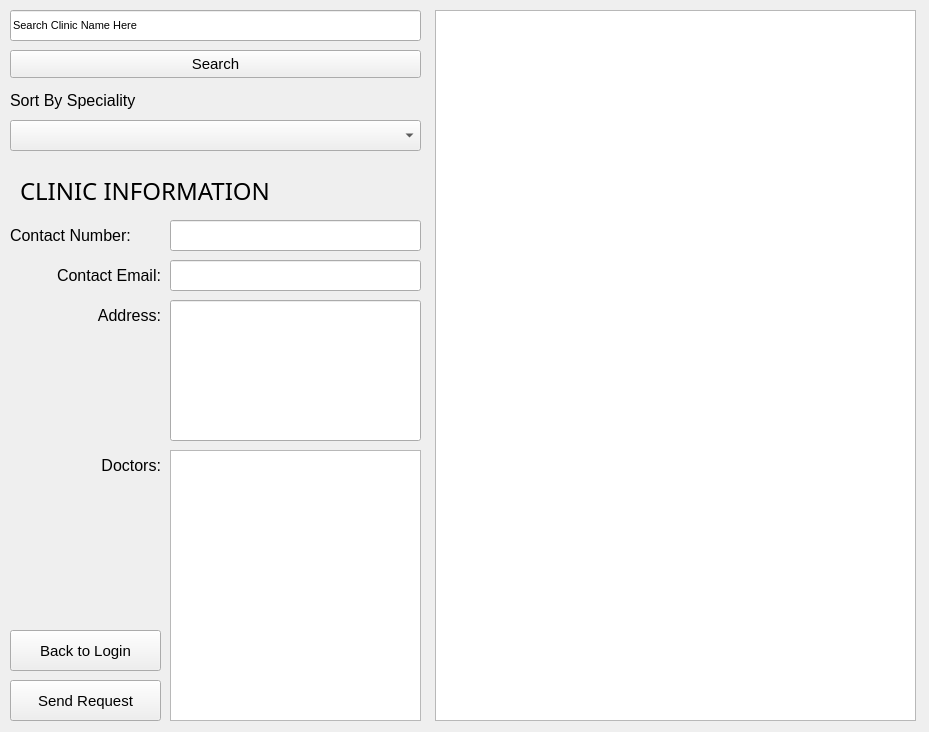
<?xml version="1.0" encoding="UTF-8"?>
<ui version="4.0">
 <class>Form</class>
 <widget class="QWidget" name="Form">
  <property name="geometry">
   <rect>
    <x>0</x>
    <y>0</y>
    <width>929</width>
    <height>732</height>
   </rect>
  </property>
  <property name="font">
   <font>
    <pointsize>8</pointsize>
   </font>
  </property>
  <property name="windowTitle">
   <string>Form</string>
  </property>
  <property name="styleSheet">
   <string notr="true"/>
  </property>
  <property name="locale">
   <locale language="English" country="Kenya"/>
  </property>
  <widget class="QListWidget" name="clinic_listWidget">
   <property name="geometry">
    <rect>
     <x>435</x>
     <y>10</y>
     <width>481</width>
     <height>711</height>
    </rect>
   </property>
  </widget>
  <widget class="QLineEdit" name="Clinic_Search_lineEdit">
   <property name="geometry">
    <rect>
     <x>10</x>
     <y>10</y>
     <width>411</width>
     <height>31</height>
    </rect>
   </property>
   <property name="text">
    <string>Search Clinic Name Here</string>
   </property>
  </widget>
  <widget class="QPushButton" name="Search_pushButton">
   <property name="geometry">
    <rect>
     <x>10</x>
     <y>50</y>
     <width>411</width>
     <height>28</height>
    </rect>
   </property>
   <property name="font">
    <font>
     <pointsize>11</pointsize>
    </font>
   </property>
   <property name="text">
    <string>Search</string>
   </property>
   <property name="iconSize">
    <size>
     <width>20</width>
     <height>20</height>
    </size>
   </property>
  </widget>
  <widget class="QComboBox" name="Speciality_comboBox">
   <property name="geometry">
    <rect>
     <x>10</x>
     <y>120</y>
     <width>411</width>
     <height>31</height>
    </rect>
   </property>
   <property name="currentText">
    <string/>
   </property>
  </widget>
  <widget class="QLabel" name="SortSpecialityLabel">
   <property name="geometry">
    <rect>
     <x>10</x>
     <y>90</y>
     <width>271</width>
     <height>20</height>
    </rect>
   </property>
   <property name="font">
    <font>
     <pointsize>12</pointsize>
    </font>
   </property>
   <property name="text">
    <string>Sort By Speciality</string>
   </property>
  </widget>
  <widget class="QLabel" name="Contact_number_label">
   <property name="geometry">
    <rect>
     <x>10</x>
     <y>220</y>
     <width>151</width>
     <height>31</height>
    </rect>
   </property>
   <property name="font">
    <font>
     <pointsize>12</pointsize>
    </font>
   </property>
   <property name="text">
    <string>Contact Number:</string>
   </property>
  </widget>
  <widget class="QLineEdit" name="contact_number_entry">
   <property name="geometry">
    <rect>
     <x>170</x>
     <y>220</y>
     <width>251</width>
     <height>31</height>
    </rect>
   </property>
   <property name="text">
    <string/>
   </property>
   <property name="readOnly">
    <bool>true</bool>
   </property>
  </widget>
  <widget class="QLabel" name="SortSpecialityLabel_2">
   <property name="geometry">
    <rect>
     <x>20</x>
     <y>170</y>
     <width>411</width>
     <height>41</height>
    </rect>
   </property>
   <property name="font">
    <font>
     <family>ROG Fonts</family>
     <pointsize>18</pointsize>
    </font>
   </property>
   <property name="text">
    <string>CLINIC INFORMATION</string>
   </property>
  </widget>
  <widget class="QLabel" name="Contact_email_label">
   <property name="geometry">
    <rect>
     <x>10</x>
     <y>260</y>
     <width>151</width>
     <height>31</height>
    </rect>
   </property>
   <property name="font">
    <font>
     <pointsize>12</pointsize>
    </font>
   </property>
   <property name="layoutDirection">
    <enum>Qt::LeftToRight</enum>
   </property>
   <property name="text">
    <string>Contact Email:</string>
   </property>
   <property name="alignment">
    <set>Qt::AlignRight|Qt::AlignTrailing|Qt::AlignVCenter</set>
   </property>
  </widget>
  <widget class="QLineEdit" name="contact_email_entry">
   <property name="geometry">
    <rect>
     <x>170</x>
     <y>260</y>
     <width>251</width>
     <height>31</height>
    </rect>
   </property>
   <property name="text">
    <string/>
   </property>
   <property name="readOnly">
    <bool>true</bool>
   </property>
  </widget>
  <widget class="QLabel" name="address_label">
   <property name="geometry">
    <rect>
     <x>10</x>
     <y>300</y>
     <width>151</width>
     <height>31</height>
    </rect>
   </property>
   <property name="font">
    <font>
     <pointsize>12</pointsize>
    </font>
   </property>
   <property name="layoutDirection">
    <enum>Qt::LeftToRight</enum>
   </property>
   <property name="text">
    <string>Address:</string>
   </property>
   <property name="alignment">
    <set>Qt::AlignRight|Qt::AlignTrailing|Qt::AlignVCenter</set>
   </property>
  </widget>
  <widget class="QLineEdit" name="address_entry">
   <property name="geometry">
    <rect>
     <x>170</x>
     <y>300</y>
     <width>251</width>
     <height>141</height>
    </rect>
   </property>
   <property name="text">
    <string/>
   </property>
   <property name="readOnly">
    <bool>true</bool>
   </property>
  </widget>
  <widget class="QLabel" name="docto_label">
   <property name="geometry">
    <rect>
     <x>10</x>
     <y>450</y>
     <width>151</width>
     <height>31</height>
    </rect>
   </property>
   <property name="font">
    <font>
     <pointsize>12</pointsize>
    </font>
   </property>
   <property name="layoutDirection">
    <enum>Qt::LeftToRight</enum>
   </property>
   <property name="text">
    <string>Doctors:</string>
   </property>
   <property name="alignment">
    <set>Qt::AlignRight|Qt::AlignTrailing|Qt::AlignVCenter</set>
   </property>
  </widget>
  <widget class="QListView" name="doctor_list">
   <property name="geometry">
    <rect>
     <x>170</x>
     <y>450</y>
     <width>251</width>
     <height>271</height>
    </rect>
   </property>
  </widget>
  <widget class="QPushButton" name="send_request_button">
   <property name="geometry">
    <rect>
     <x>10</x>
     <y>680</y>
     <width>151</width>
     <height>41</height>
    </rect>
   </property>
   <property name="font">
    <font>
     <pointsize>11</pointsize>
    </font>
   </property>
   <property name="text">
    <string>Send Request</string>
   </property>
   <property name="iconSize">
    <size>
     <width>20</width>
     <height>20</height>
    </size>
   </property>
  </widget>
  <widget class="QPushButton" name="Back_to_Login_button">
   <property name="geometry">
    <rect>
     <x>10</x>
     <y>630</y>
     <width>151</width>
     <height>41</height>
    </rect>
   </property>
   <property name="font">
    <font>
     <pointsize>11</pointsize>
    </font>
   </property>
   <property name="text">
    <string>Back to Login</string>
   </property>
   <property name="iconSize">
    <size>
     <width>20</width>
     <height>20</height>
    </size>
   </property>
  </widget>
 </widget>
 <resources/>
 <connections/>
</ui>
